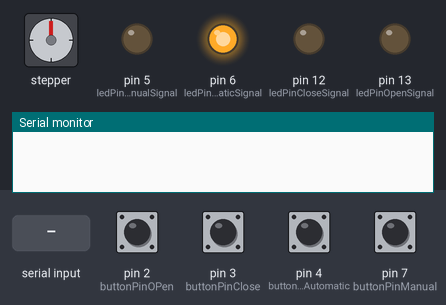
This sketch was run on a simulated Arduino Uno, built with avr-gcc and run on an emulated ATmega328P. On the bench: stepper motor, output pins drawn as LEDs (lit = HIGH), the last lines printed to the serial monitor. The inputs (shaded band) are chosen by the test bench; at power-on: pin 2 (buttonPinOPen), pin 3 (buttonPinClose), pin 4 (buttonPinAutomatic), pin 7 (buttonPinManual) LOW. Stepper angles assume 200 steps per turn.

Above: at 1.2 s.
1.3 s: pin 7 (buttonPinManual) pulled HIGH for 0.15 s
At 2.4 s:
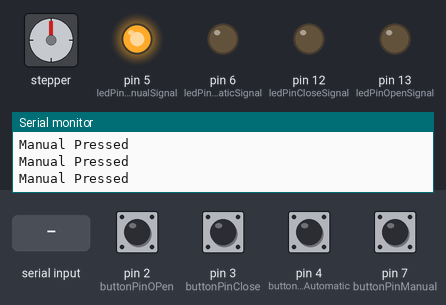
2.9 s: pin 2 (buttonPinOPen) pulled HIGH for 0.15 s
At 3.3 s:
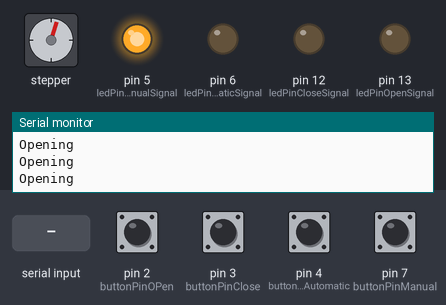
4.5 s: pin 3 (buttonPinClose) pulled HIGH for 0.15 s
At 5.8 s:
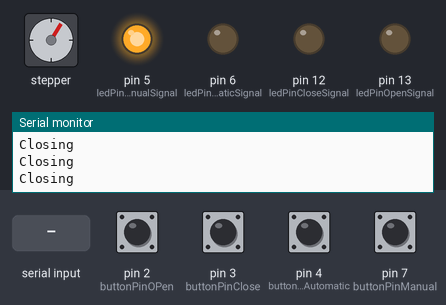
6.1 s: pin 4 (buttonPinAutomatic) pulled HIGH for 0.15 s
At 7.2 s:
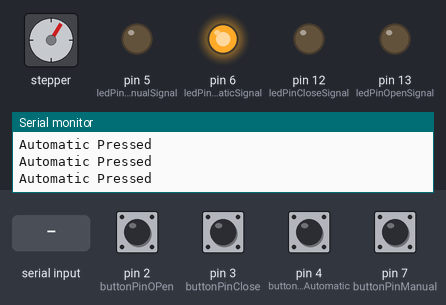
7.7 s: "3%" received over Serial
At 8.6 s:
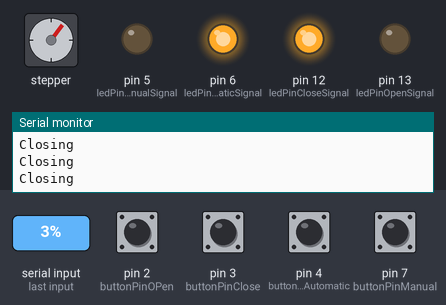
10.7 s: pin 7 (buttonPinManual) pulled HIGH for 1 s
At 12.1 s:
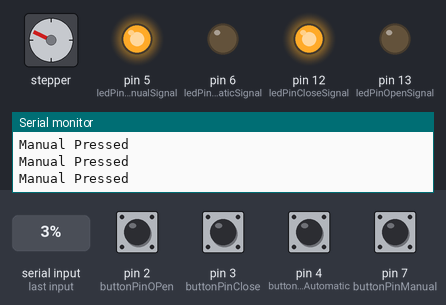
Timing chart, 0 to 13.7 s (numbered marks = the images above; inputs shaded):
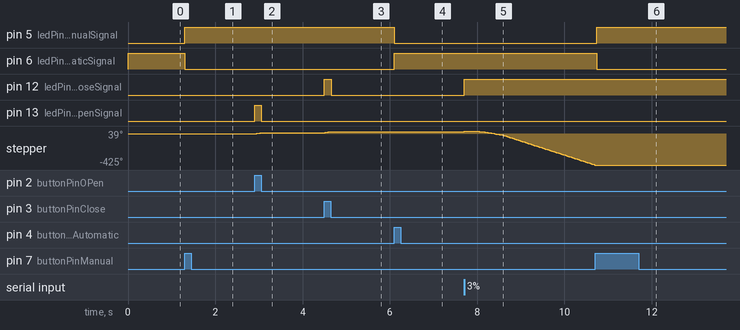

The sketch:

Stepper_Motor.ino
```cpp
#include <Stepper.h>
#include <SoftwareSerial.h>
#include <AccelStepper.h>

#define FULLSTEP 4

const int stepsPerRevolution = 200;  // change this value to match the number of steps per revolution for your motor

#define motorPin1  8     // Blue   - 28BYJ48 pin 1
#define motorPin2  9     // Pink   - 28BYJ48 pin 2
#define motorPin3  10    // Yellow - 28BYJ48 pin 3
#define motorPin4  11    // Orange - 28BYJ48 pin 4

AccelStepper stepper(FULLSTEP, motorPin1, motorPin3, motorPin2, motorPin4);

const int buttonPinManual = 7;
int buttonStateManual = 0;
const int buttonPinOPen = 2;
int buttonStateOpen = 0;
const int buttonPinClose = 3;
int buttonStateClose = 0;
const int buttonPinAutomatic = 4;
int buttonStateAutomatic = 0;

const int ledPinAutomaticSignal =  6;
const int ledPinManualSignal =  5;
const int ledPinOpenSignal =  13;
const int ledPinCloseSignal =  12;

bool buttonAutomatic = true;

String message;

int maxSpeedValue = 1000;
int accelerationValue = 200;
int speedValue = 200;

bool automatic = true;
bool manual = false;

void setup() {
  Serial.begin(9600);

  stepper.setMaxSpeed(maxSpeedValue);
  stepper.setAcceleration(accelerationValue);
  stepper.setSpeed(speedValue);

  pinMode(buttonPinManual, INPUT);
  pinMode(buttonPinOPen, INPUT);
  pinMode(buttonPinClose, INPUT);
  pinMode(buttonPinAutomatic, INPUT);

  pinMode(ledPinAutomaticSignal, OUTPUT);
  pinMode(ledPinManualSignal, OUTPUT);
  pinMode(ledPinOpenSignal, OUTPUT);
  pinMode(ledPinCloseSignal, OUTPUT);

  digitalWrite(ledPinAutomaticSignal, HIGH);
  digitalWrite(ledPinManualSignal, LOW);
  digitalWrite(ledPinOpenSignal, LOW);
  digitalWrite(ledPinCloseSignal, LOW);
}

void loop() {
  buttonStateManual = digitalRead(buttonPinManual); // for manual
  buttonStateOpen = digitalRead(buttonPinOPen); // manual open
  buttonStateClose = digitalRead(buttonPinClose); // manual close
  buttonStateAutomatic = digitalRead(buttonPinAutomatic); // automatic

  if(buttonStateManual == HIGH) {
        Serial.println("Manual Pressed");
        automatic = false;
        manual = true;
        digitalWrite(ledPinAutomaticSignal, LOW);
        digitalWrite(ledPinManualSignal, HIGH);
  }

  //Open
  if (buttonStateOpen == HIGH && manual == true) {
      int steps = 100;
      digitalWrite(ledPinOpenSignal, HIGH);
      for(;;){
          Serial.println("Opening");

          buttonStateOpen = digitalRead(buttonPinOPen);
          stepper.moveTo(steps);
          stepper.run();
          steps++;

          if(buttonStateOpen == LOW){
             stepper.stop();
             digitalWrite(ledPinOpenSignal, LOW);
             break;
          }
      }
  }

  //Close
  if (buttonStateClose == HIGH && manual == true) {
      int steps = -100;
      digitalWrite(ledPinCloseSignal, HIGH);
      for(;;){
          Serial.println("Closing");

          buttonStateClose = digitalRead(buttonPinClose);
          stepper.moveTo(steps);
          stepper.run();
          steps--;

          if(buttonStateClose == LOW){
             stepper.stop();
             digitalWrite(ledPinCloseSignal, LOW);
             break;
          }
      }
  }

  if (buttonStateAutomatic == HIGH) {
      Serial.println("Automatic Pressed");

      manual = false;
      automatic = true;

      digitalWrite(ledPinAutomaticSignal, HIGH);
      digitalWrite(ledPinManualSignal, LOW);
  }


  if (Serial.available()>0 && automatic == true) {
      message = Serial.readStringUntil('%');

      if(message == "2"){
          digitalWrite(ledPinOpenSignal, HIGH);
          for(;;){
              Serial.println("Opening");

              buttonStateManual = digitalRead(buttonPinManual);

              if(buttonStateManual == HIGH) {
                  Serial.println("Clicked Manual");
                  stepper.stop();
                  break;
              }

              stepper.moveTo(1000);
              stepper.run();

              if (!stepper.distanceToGo()) {
                stepper.setCurrentPosition(0);
                Serial.println("Finished Opened");
                digitalWrite(ledPinOpenSignal, LOW);
                break;
              }
          }
      }

      else if(message == "3"){

          digitalWrite(ledPinCloseSignal, HIGH);
          for(;;){
              Serial.println("Closing");

              buttonStateManual = digitalRead(buttonPinManual);

              if(buttonStateManual == HIGH) {
                  Serial.println("Clicked Manual");
                  stepper.stop();
                  break;
              }

              stepper.moveTo(-1000);
              stepper.run();

              if (!stepper.distanceToGo()) {
                stepper.setCurrentPosition(0);
                Serial.println("Finished Closed");
                digitalWrite(ledPinCloseSignal, LOW  );
                break;
              }
          }
      }
  }

}
```

Measured:
- after the input at 1.3 s, pin 5 (ledPinManualSignal): LOW → HIGH at once; pin 6 (ledPinAutomaticSignal): HIGH → LOW at once
- after the input at 2.9 s, pin 13 (ledPinOpenSignal): LOW → HIGH at once, → LOW 0.16 s later; stepper: turns 18° clockwise in 0.14 s, starting at once
- after the input at 4.5 s, pin 12 (ledPinCloseSignal): LOW → HIGH at once, → LOW 0.16 s later; stepper: turns 14° clockwise in 0.14 s, starting at once
- after the input at 6.1 s, pin 5 (ledPinManualSignal): HIGH → LOW at once; pin 6 (ledPinAutomaticSignal): LOW → HIGH at once
- after the input at 10.7 s, pin 5 (ledPinManualSignal): LOW → HIGH at once; pin 6 (ledPinAutomaticSignal): HIGH → LOW at once; stepper: stops changing and stays -425°
